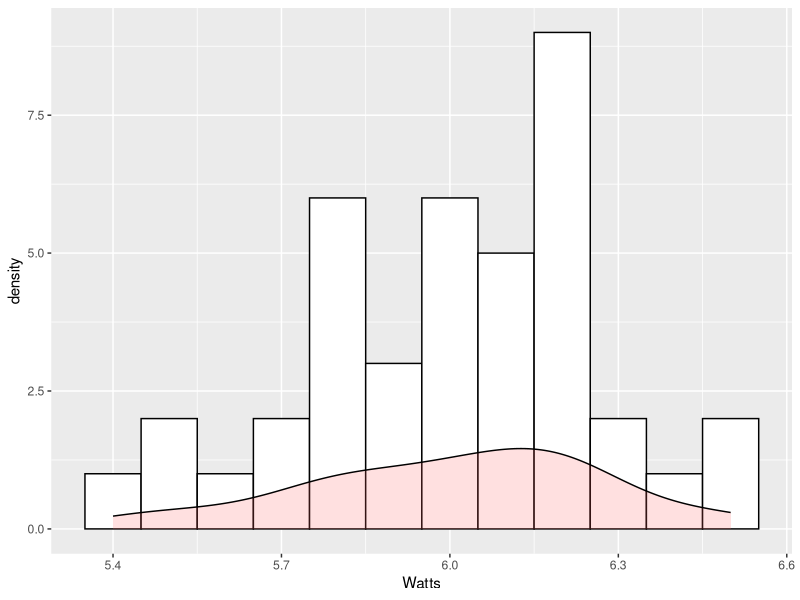
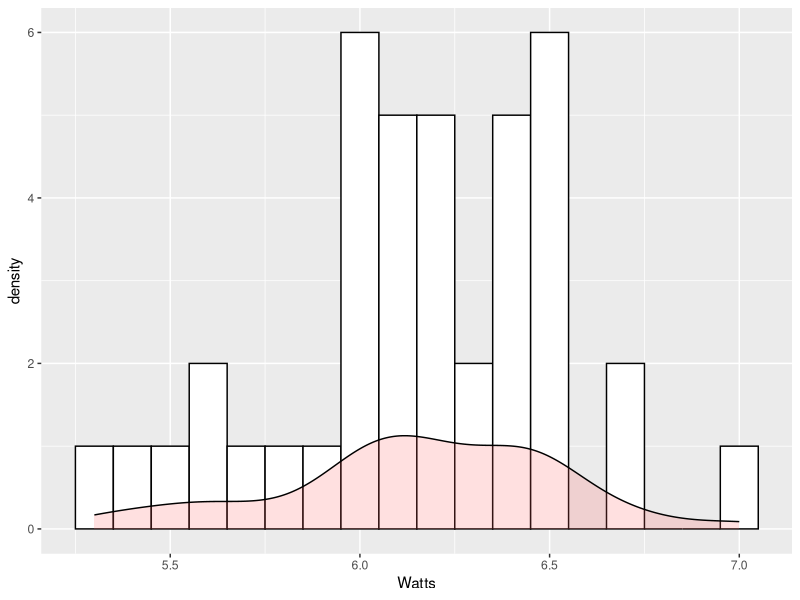
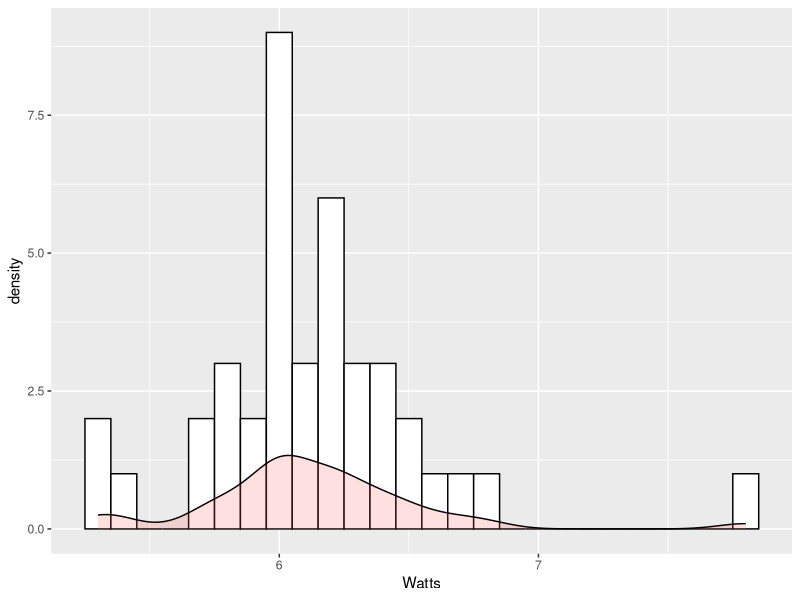
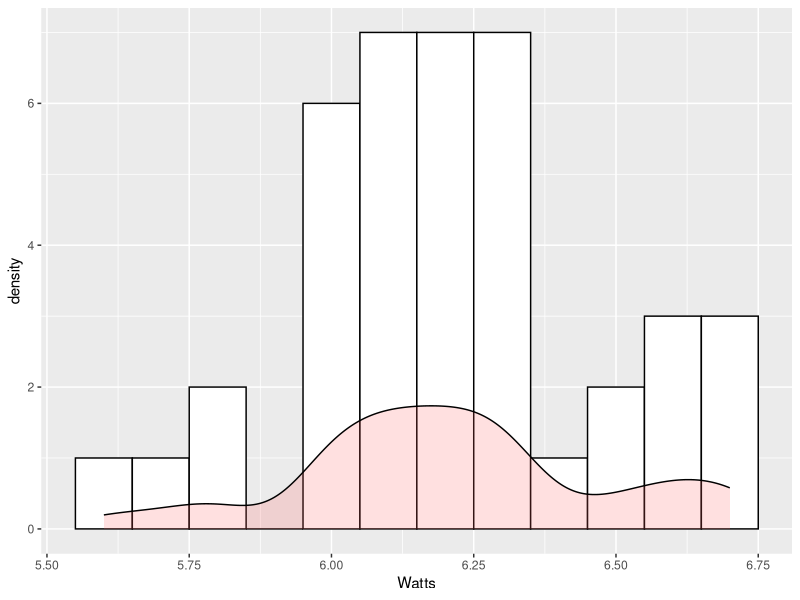
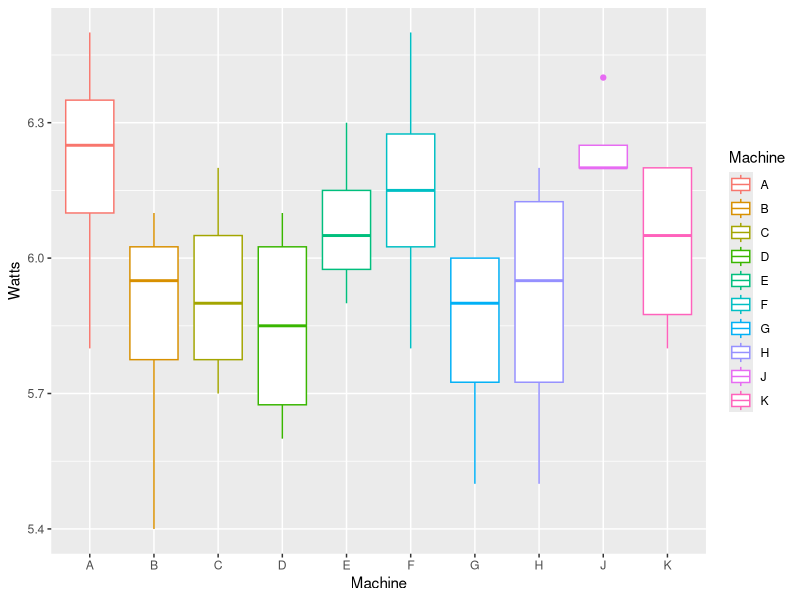
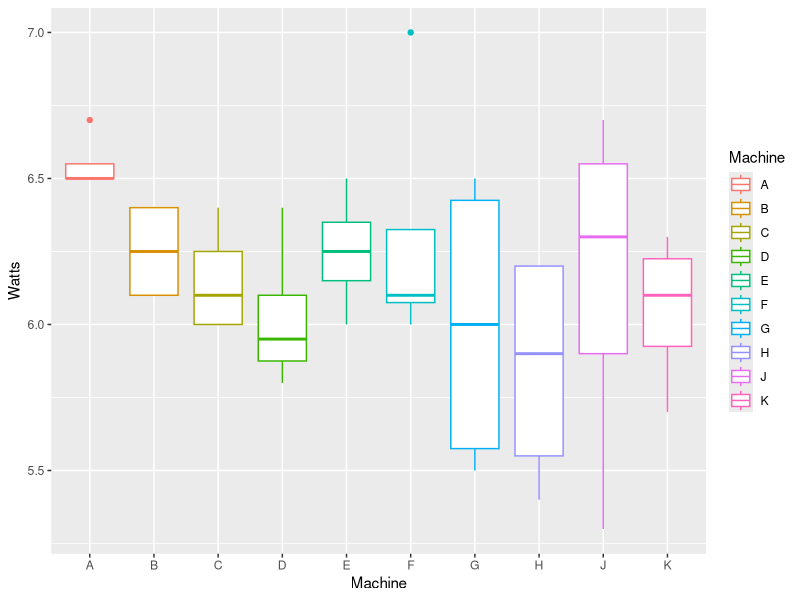
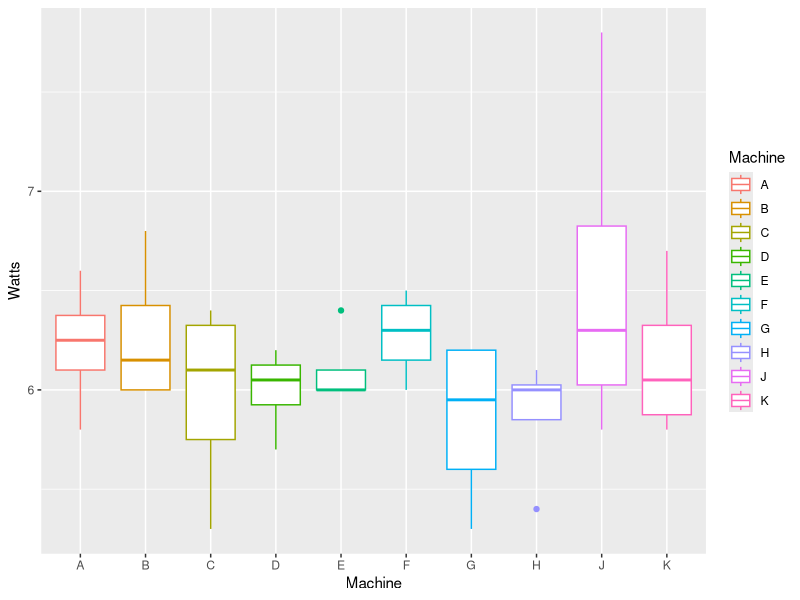
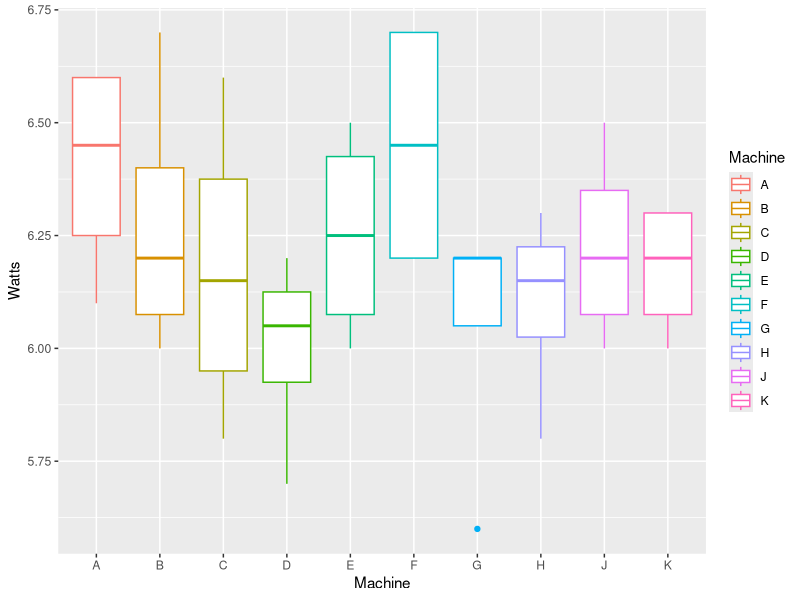

These figures' R source, in order:
## ---- chunk 1

knitr::opts_chunk$set(echo = TRUE)

## ---- chunk 2

library(dplyr)
library(ggplot2)
library(car)
library(lme4)

## ---- chunk 3

# Change to your own directory

setwd("C:/Users/User/Desktop/Project 1")

# Import data and data cleaning

data = read.csv("Bulb.csv")
data$Bulb = factor(data$Bulb)
data$Machine = factor(data$Machine)
data$Station = factor(data$Station)

## ---- chunk 4

# Find the mean of each bulb over 4 stations

WattsbyMachine = data %>% group_by(Bulb, Machine) %>% 
  summarise(Watts = mean(Watts))

# Find the mean of bulbs created from the same machine and tested in the same 
# station

WattsbyStation = data %>% group_by(Machine, Station) %>%
  summarise(Watts = mean(Watts))

Station1 = filter(data, Station == '1')
Station2 = filter(data, Station == '2')
Station3 = filter(data, Station == '3')
Station4 = filter(data, Station == '4')

## ---- chunk 5

# Histograms of each station

Station1 %>% ggplot(aes(Watts)) + 
  geom_histogram(binwidth = 0.1, color="black", fill="white") + 
  geom_density(alpha=.2, fill="#FF6666")
Station2 %>% ggplot(aes(Watts)) + 
  geom_histogram(binwidth = 0.1, color="black", fill="white") + 
  geom_density(alpha=.2, fill="#FF6666")
Station3 %>% ggplot(aes(Watts)) + 
  geom_histogram(binwidth = 0.1, color="black", fill="white") + 
  geom_density(alpha=.2, fill="#FF6666")
Station4 %>% ggplot(aes(Watts)) + 
  geom_histogram(binwidth = 0.1, color="black", fill="white") + 
  geom_density(alpha=.2, fill="#FF6666")

## ---- chunk 6

# Boxplots for each station

Station1 %>% ggplot(aes(Machine, Watts, colour = Machine)) + geom_boxplot()
Station2 %>% ggplot(aes(Machine, Watts, colour = Machine)) + geom_boxplot()
Station3 %>% ggplot(aes(Machine, Watts, colour = Machine)) + geom_boxplot()
Station4 %>% ggplot(aes(Machine, Watts, colour = Machine)) + geom_boxplot()

## ---- chunk 7

# Boxplots by machine and by station

WattsbyMachine %>% ggplot(aes(x = Machine, y = Watts)) + geom_boxplot()
WattsbyStation %>% ggplot(aes(x = Station, y = Watts)) + geom_boxplot()

## ---- chunk 8

# Check for normality for each station

shapiro.test(Station1$Watts)
shapiro.test(Station2$Watts)
shapiro.test(Station3$Watts)
shapiro.test(Station4$Watts)

## ---- chunk 9

# Fitting an anova model to check for difference in means between stations

aov.Station = aov(Watts ~ Station, data = data)
summary(aov.Station)

## ---- chunk 10

# Check for any significant difference in means levels by station

TukeyHSD(aov.Station)
plot(TukeyHSD(aov.Station))

## ---- chunk 11

# Fitting a linear model comparing stations

fit0 = lm(Watts ~ Station, data = data)
summary(fit0)

## ---- chunk 12

# Fitting a linear model comparing machines for each station

fit1 = lm(Watts ~ Machine, data = Station1)
fit2 = lm(Watts ~ Machine, data = Station2)
fit3 = lm(Watts ~ Machine, data = Station3)
fit4 = lm(Watts ~ Machine, data = Station4)

summary(fit1)
summary(fit2)
summary(fit3)
summary(fit4)

## ---- chunk 13

# Linear mixed effects model with machine and watts as fixed effects and 
# station as random effect

Watts.null.Machine = lmer(Watts ~ (1 | Station), data = data)
Watts.Machine = lmer(Watts ~ Machine + (1 | Station), data = data)

coef(Watts.Machine)
anova(Watts.null.Machine, Watts.Machine)


## ---- chunk 14

# Linear mixed effects model with station and watts as fixed effects and 
# machine as random effect

Watts.null.Station = lmer(Watts ~ (1 | Machine), data = data)
Watts.Station = lmer(Watts ~ Station + (1 | Machine), data = data)

coef(Watts.Station)
anova(Watts.null.Station, Watts.Station)

## ---- chunk 15

# Introduce random slope to station as random effect

Watts.null.Machine.Random = lmer(Watts ~ (1 + Machine | Station), data = data, 
                                 REML = FALSE)
Watts.Machine.Random = lmer(Watts ~ Machine + (1 + Machine | Station), 
                            data = data, REML = FALSE)

coef(Watts.Machine.Random)
anova(Watts.null.Machine.Random, Watts.Machine.Random)

## ---- chunk 16

# Introduce random slope to machine as random effect

Watts.null.Station.Random = lmer(Watts ~ (1 + Station | Machine), data = data,
                                 REML = FALSE)
Watts.Station.Random = lmer(Watts ~ Station + (1 + Station | Machine), 
                            data = data, REML = FALSE)

coef(Watts.Station.Random)
anova(Watts.null.Station.Random, Watts.Station.Random)

## ---- chunk 17

# Check for influcence points, outliers and leverage points

influencePlot(fit0)
influencePlot(Watts.Machine.Random)
influencePlot(Watts.Station.Random)

